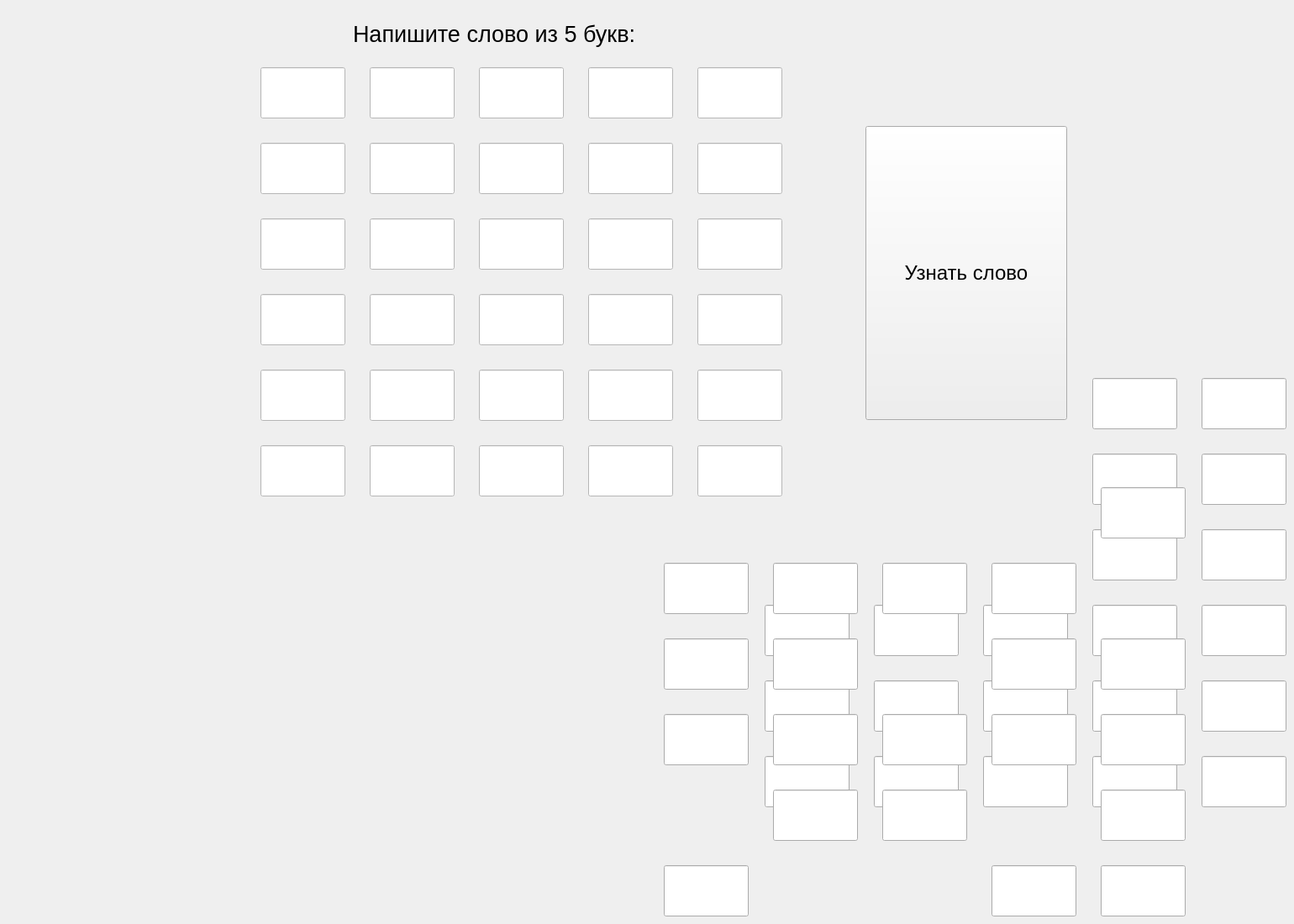
    <widget class="QWidget" name="page_4">
     <widget class="QLineEdit" name="lineEdit125">
      <property name="geometry">
       <rect>
        <x>830</x>
        <y>170</y>
        <width>101</width>
        <height>61</height>
       </rect>
      </property>
      <property name="font">
       <font>
        <pointsize>30</pointsize>
       </font>
      </property>
      <property name="styleSheet">
       <string notr="true">background-color: rgb(255, 255, 255);</string>
      </property>
      <property name="maxLength">
       <number>1</number>
      </property>
      <property name="alignment">
       <set>Qt::AlignmentFlag::AlignCenter</set>
      </property>
     </widget>
     <widget class="QLineEdit" name="lineEdit_82">
      <property name="geometry">
       <rect>
        <x>910</x>
        <y>810</y>
        <width>101</width>
        <height>61</height>
       </rect>
      </property>
     </widget>
     <widget class="QLineEdit" name="lineEdit113">
      <property name="geometry">
       <rect>
        <x>570</x>
        <y>80</y>
        <width>101</width>
        <height>61</height>
       </rect>
      </property>
      <property name="font">
       <font>
        <pointsize>30</pointsize>
       </font>
      </property>
      <property name="styleSheet">
       <string notr="true">background-color: rgb(255, 255, 255);</string>
      </property>
      <property name="maxLength">
       <number>1</number>
      </property>
      <property name="alignment">
       <set>Qt::AlignmentFlag::AlignCenter</set>
      </property>
     </widget>
     <widget class="QLineEdit" name="lineEdit_83">
      <property name="geometry">
       <rect>
        <x>1300</x>
        <y>810</y>
        <width>101</width>
        <height>61</height>
       </rect>
      </property>
     </widget>
     <widget class="QLineEdit" name="lineEdit154">
      <property name="geometry">
       <rect>
        <x>700</x>
        <y>440</y>
        <width>101</width>
        <height>61</height>
       </rect>
      </property>
      <property name="font">
       <font>
        <pointsize>30</pointsize>
       </font>
      </property>
      <property name="styleSheet">
       <string notr="true">background-color: rgb(255, 255, 255);</string>
      </property>
      <property name="text">
       <string/>
      </property>
      <property name="maxLength">
       <number>1</number>
      </property>
      <property name="alignment">
       <set>Qt::AlignmentFlag::AlignCenter</set>
      </property>
     </widget>
     <widget class="QLineEdit" name="lineEdit_84">
      <property name="geometry">
       <rect>
        <x>1040</x>
        <y>900</y>
        <width>101</width>
        <height>61</height>
       </rect>
      </property>
     </widget>
     <widget class="QLineEdit" name="lineEdit_85">
      <property name="geometry">
       <rect>
        <x>1170</x>
        <y>900</y>
        <width>101</width>
        <height>61</height>
       </rect>
      </property>
     </widget>
     <widget class="QLineEdit" name="lineEdit_42">
      <property name="geometry">
       <rect>
        <x>1430</x>
        <y>540</y>
        <width>101</width>
        <height>61</height>
       </rect>
      </property>
     </widget>
     <widget class="QLineEdit" name="lineEdit_86">
      <property name="geometry">
       <rect>
        <x>1430</x>
        <y>900</y>
        <width>101</width>
        <height>61</height>
       </rect>
      </property>
     </widget>
     <widget class="QLineEdit" name="lineEdit_24">
      <property name="geometry">
       <rect>
        <x>1300</x>
        <y>630</y>
        <width>101</width>
        <height>61</height>
       </rect>
      </property>
     </widget>
     <widget class="QLineEdit" name="lineEdit_43">
      <property name="geometry">
       <rect>
        <x>1300</x>
        <y>540</y>
        <width>101</width>
        <height>61</height>
       </rect>
      </property>
     </widget>
     <widget class="QLineEdit" name="lineEdit_87">
      <property name="geometry">
       <rect>
        <x>1040</x>
        <y>810</y>
        <width>101</width>
        <height>61</height>
       </rect>
      </property>
     </widget>
     <widget class="QLineEdit" name="lineEdit_88">
      <property name="geometry">
       <rect>
        <x>1430</x>
        <y>810</y>
        <width>101</width>
        <height>61</height>
       </rect>
      </property>
     </widget>
     <widget class="QLineEdit" name="lineEdit_15">
      <property name="geometry">
       <rect>
        <x>1300</x>
        <y>450</y>
        <width>101</width>
        <height>61</height>
       </rect>
      </property>
     </widget>
     <widget class="QLineEdit" name="lineEdit_89">
      <property name="geometry">
       <rect>
        <x>910</x>
        <y>720</y>
        <width>101</width>
        <height>61</height>
       </rect>
      </property>
     </widget>
     <widget class="QLineEdit" name="lineEdit_90">
      <property name="geometry">
       <rect>
        <x>1430</x>
        <y>720</y>
        <width>101</width>
        <height>61</height>
       </rect>
      </property>
     </widget>
     <widget class="QLineEdit" name="lineEdit_91">
      <property name="geometry">
       <rect>
        <x>1300</x>
        <y>900</y>
        <width>101</width>
        <height>61</height>
       </rect>
      </property>
     </widget>
     <widget class="QLineEdit" name="lineEdit_25">
      <property name="geometry">
       <rect>
        <x>1430</x>
        <y>630</y>
        <width>101</width>
        <height>61</height>
       </rect>
      </property>
     </widget>
     <widget class="QLineEdit" name="lineEdit_92">
      <property name="geometry">
       <rect>
        <x>1170</x>
        <y>810</y>
        <width>101</width>
        <height>61</height>
       </rect>
      </property>
     </widget>
     <widget class="QLineEdit" name="lineEdit_93">
      <property name="geometry">
       <rect>
        <x>1300</x>
        <y>720</y>
        <width>101</width>
        <height>61</height>
       </rect>
      </property>
     </widget>
     <widget class="QLineEdit" name="lineEdit_94">
      <property name="geometry">
       <rect>
        <x>910</x>
        <y>900</y>
        <width>101</width>
        <height>61</height>
       </rect>
      </property>
     </widget>
     <widget class="QLineEdit" name="lineEdit_95">
      <property name="geometry">
       <rect>
        <x>1040</x>
        <y>720</y>
        <width>101</width>
        <height>61</height>
       </rect>
      </property>
     </widget>
     <widget class="QLineEdit" name="lineEdit_96">
      <property name="geometry">
       <rect>
        <x>1170</x>
        <y>720</y>
        <width>101</width>
        <height>61</height>
       </rect>
      </property>
     </widget>
     <widget class="QLineEdit" name="lineEdit_26">
      <property name="geometry">
       <rect>
        <x>1430</x>
        <y>450</y>
        <width>101</width>
        <height>61</height>
       </rect>
      </property>
     </widget>
     <widget class="QPushButton" name="pushButton5">
      <property name="geometry">
       <rect>
        <x>1030</x>
        <y>150</y>
        <width>240</width>
        <height>350</height>
       </rect>
      </property>
      <property name="font">
       <font>
        <pointsize>18</pointsize>
       </font>
      </property>
      <property name="text">
       <string>Узнать слово</string>
      </property>
     </widget>
     <widget class="QLineEdit" name="lineEdit_108">
      <property name="geometry">
       <rect>
        <x>1310</x>
        <y>1030</y>
        <width>101</width>
        <height>61</height>
       </rect>
      </property>
     </widget>
     <widget class="QLineEdit" name="lineEdit_34">
      <property name="geometry">
       <rect>
        <x>790</x>
        <y>760</y>
        <width>101</width>
        <height>61</height>
       </rect>
      </property>
     </widget>
     <widget class="QLineEdit" name="lineEdit_35">
      <property name="geometry">
       <rect>
        <x>1180</x>
        <y>760</y>
        <width>101</width>
        <height>61</height>
       </rect>
      </property>
     </widget>
     <widget class="QLineEdit" name="lineEdit_48">
      <property name="geometry">
       <rect>
        <x>1180</x>
        <y>670</y>
        <width>101</width>
        <height>61</height>
       </rect>
      </property>
     </widget>
     <widget class="QLineEdit" name="lineEdit_109">
      <property name="geometry">
       <rect>
        <x>920</x>
        <y>940</y>
        <width>101</width>
        <height>61</height>
       </rect>
      </property>
     </widget>
     <widget class="QLineEdit" name="lineEdit_110">
      <property name="geometry">
       <rect>
        <x>1310</x>
        <y>940</y>
        <width>101</width>
        <height>61</height>
       </rect>
      </property>
     </widget>
     <widget class="QLineEdit" name="lineEdit133">
      <property name="geometry">
       <rect>
        <x>570</x>
        <y>260</y>
        <width>101</width>
        <height>61</height>
       </rect>
      </property>
      <property name="font">
       <font>
        <pointsize>30</pointsize>
       </font>
      </property>
      <property name="styleSheet">
       <string notr="true">background-color: rgb(255, 255, 255);</string>
      </property>
      <property name="maxLength">
       <number>1</number>
      </property>
      <property name="alignment">
       <set>Qt::AlignmentFlag::AlignCenter</set>
      </property>
     </widget>
     <widget class="QLineEdit" name="lineEdit163">
      <property name="geometry">
       <rect>
        <x>570</x>
        <y>530</y>
        <width>101</width>
        <height>61</height>
       </rect>
      </property>
      <property name="font">
       <font>
        <pointsize>30</pointsize>
       </font>
      </property>
      <property name="styleSheet">
       <string notr="true">background-color: rgb(255, 255, 255);</string>
      </property>
      <property name="maxLength">
       <number>1</number>
      </property>
      <property name="alignment">
       <set>Qt::AlignmentFlag::AlignCenter</set>
      </property>
     </widget>
     <widget class="QLineEdit" name="lineEdit_111">
      <property name="geometry">
       <rect>
        <x>790</x>
        <y>850</y>
        <width>101</width>
        <height>61</height>
       </rect>
      </property>
     </widget>
     <widget class="QLineEdit" name="lineEdit_112">
      <property name="geometry">
       <rect>
        <x>1310</x>
        <y>850</y>
        <width>101</width>
        <height>61</height>
       </rect>
      </property>
     </widget>
     <widget class="QLineEdit" name="lineEdit_113">
      <property name="geometry">
       <rect>
        <x>1180</x>
        <y>1030</y>
        <width>101</width>
        <height>61</height>
       </rect>
      </property>
     </widget>
     <widget class="QLineEdit" name="lineEdit_51">
      <property name="geometry">
       <rect>
        <x>1310</x>
        <y>760</y>
        <width>101</width>
        <height>61</height>
       </rect>
      </property>
     </widget>
     <widget class="QLineEdit" name="lineEdit_52">
      <property name="geometry">
       <rect>
        <x>920</x>
        <y>670</y>
        <width>101</width>
        <height>61</height>
       </rect>
      </property>
     </widget>
     <widget class="QLineEdit" name="lineEdit_53">
      <property name="geometry">
       <rect>
        <x>790</x>
        <y>670</y>
        <width>101</width>
        <height>61</height>
       </rect>
      </property>
     </widget>
     <widget class="QLineEdit" name="lineEdit_114">
      <property name="geometry">
       <rect>
        <x>1050</x>
        <y>940</y>
        <width>101</width>
        <height>61</height>
       </rect>
      </property>
     </widget>
     <widget class="QLineEdit" name="lineEdit_115">
      <property name="geometry">
       <rect>
        <x>1180</x>
        <y>850</y>
        <width>101</width>
        <height>61</height>
       </rect>
      </property>
     </widget>
     <widget class="QLineEdit" name="lineEdit_54">
      <property name="geometry">
       <rect>
        <x>920</x>
        <y>760</y>
        <width>101</width>
        <height>61</height>
       </rect>
      </property>
     </widget>
     <widget class="QLineEdit" name="lineEdit_116">
      <property name="geometry">
       <rect>
        <x>790</x>
        <y>1030</y>
        <width>101</width>
        <height>61</height>
       </rect>
      </property>
     </widget>
     <widget class="QLineEdit" name="lineEdit_117">
      <property name="geometry">
       <rect>
        <x>920</x>
        <y>850</y>
        <width>101</width>
        <height>61</height>
       </rect>
      </property>
     </widget>
     <widget class="QLineEdit" name="lineEdit_118">
      <property name="geometry">
       <rect>
        <x>1050</x>
        <y>850</y>
        <width>101</width>
        <height>61</height>
       </rect>
      </property>
     </widget>
     <widget class="QLineEdit" name="lineEdit_55">
      <property name="geometry">
       <rect>
        <x>1050</x>
        <y>670</y>
        <width>101</width>
        <height>61</height>
       </rect>
      </property>
     </widget>
     <widget class="QLineEdit" name="lineEdit_119">
      <property name="geometry">
       <rect>
        <x>1310</x>
        <y>580</y>
        <width>101</width>
        <height>61</height>
       </rect>
      </property>
     </widget>
     <widget class="QLineEdit" name="lineEdit165">
      <property name="geometry">
       <rect>
        <x>830</x>
        <y>530</y>
        <width>101</width>
        <height>61</height>
       </rect>
      </property>
      <property name="font">
       <font>
        <pointsize>30</pointsize>
       </font>
      </property>
      <property name="styleSheet">
       <string notr="true">background-color: rgb(255, 255, 255);</string>
      </property>
      <property name="maxLength">
       <number>1</number>
      </property>
      <property name="alignment">
       <set>Qt::AlignmentFlag::AlignCenter</set>
      </property>
     </widget>
     <widget class="QLineEdit" name="lineEdit131">
      <property name="geometry">
       <rect>
        <x>310</x>
        <y>260</y>
        <width>101</width>
        <height>61</height>
       </rect>
      </property>
      <property name="font">
       <font>
        <pointsize>30</pointsize>
       </font>
      </property>
      <property name="styleSheet">
       <string notr="true">background-color: rgb(255, 255, 255);</string>
      </property>
      <property name="maxLength">
       <number>1</number>
      </property>
      <property name="alignment">
       <set>Qt::AlignmentFlag::AlignCenter</set>
      </property>
     </widget>
     <widget class="QLineEdit" name="lineEdit134">
      <property name="geometry">
       <rect>
        <x>700</x>
        <y>260</y>
        <width>101</width>
        <height>61</height>
       </rect>
      </property>
      <property name="font">
       <font>
        <pointsize>30</pointsize>
       </font>
      </property>
      <property name="styleSheet">
       <string notr="true">background-color: rgb(255, 255, 255);</string>
      </property>
      <property name="text">
       <string/>
      </property>
      <property name="maxLength">
       <number>1</number>
      </property>
      <property name="alignment">
       <set>Qt::AlignmentFlag::AlignCenter</set>
      </property>
     </widget>
     <widget class="QLineEdit" name="lineEdit124">
      <property name="geometry">
       <rect>
        <x>700</x>
        <y>170</y>
        <width>101</width>
        <height>61</height>
       </rect>
      </property>
      <property name="font">
       <font>
        <pointsize>30</pointsize>
       </font>
      </property>
      <property name="styleSheet">
       <string notr="true">background-color: rgb(255, 255, 255);</string>
      </property>
      <property name="maxLength">
       <number>1</number>
      </property>
      <property name="alignment">
       <set>Qt::AlignmentFlag::AlignCenter</set>
      </property>
     </widget>
     <widget class="QLineEdit" name="lineEdit152">
      <property name="geometry">
       <rect>
        <x>440</x>
        <y>440</y>
        <width>101</width>
        <height>61</height>
       </rect>
      </property>
      <property name="font">
       <font>
        <pointsize>30</pointsize>
       </font>
      </property>
      <property name="styleSheet">
       <string notr="true">background-color: rgb(255, 255, 255);</string>
      </property>
      <property name="maxLength">
       <number>1</number>
      </property>
      <property name="alignment">
       <set>Qt::AlignmentFlag::AlignCenter</set>
      </property>
     </widget>
     <widget class="QLineEdit" name="lineEdit155">
      <property name="geometry">
       <rect>
        <x>830</x>
        <y>440</y>
        <width>101</width>
        <height>61</height>
       </rect>
      </property>
      <property name="font">
       <font>
        <pointsize>30</pointsize>
       </font>
      </property>
      <property name="styleSheet">
       <string notr="true">background-color: rgb(255, 255, 255);</string>
      </property>
      <property name="maxLength">
       <number>1</number>
      </property>
      <property name="alignment">
       <set>Qt::AlignmentFlag::AlignCenter</set>
      </property>
     </widget>
     <widget class="QLineEdit" name="lineEdit114">
      <property name="geometry">
       <rect>
        <x>700</x>
        <y>80</y>
        <width>101</width>
        <height>61</height>
       </rect>
      </property>
      <property name="font">
       <font>
        <pointsize>30</pointsize>
       </font>
      </property>
      <property name="styleSheet">
       <string notr="true">background-color: rgb(255, 255, 255);</string>
      </property>
      <property name="maxLength">
       <number>1</number>
      </property>
      <property name="alignment">
       <set>Qt::AlignmentFlag::AlignCenter</set>
      </property>
     </widget>
     <widget class="QLineEdit" name="lineEdit141">
      <property name="geometry">
       <rect>
        <x>310</x>
        <y>350</y>
        <width>101</width>
        <height>61</height>
       </rect>
      </property>
      <property name="font">
       <font>
        <pointsize>30</pointsize>
       </font>
      </property>
      <property name="styleSheet">
       <string notr="true">background-color: rgb(255, 255, 255);</string>
      </property>
      <property name="maxLength">
       <number>1</number>
      </property>
      <property name="alignment">
       <set>Qt::AlignmentFlag::AlignCenter</set>
      </property>
     </widget>
     <widget class="QLineEdit" name="lineEdit112">
      <property name="geometry">
       <rect>
        <x>440</x>
        <y>80</y>
        <width>101</width>
        <height>61</height>
       </rect>
      </property>
      <property name="font">
       <font>
        <pointsize>30</pointsize>
       </font>
      </property>
      <property name="styleSheet">
       <string notr="true">background-color: rgb(255, 255, 255);</string>
      </property>
      <property name="maxLength">
       <number>1</number>
      </property>
      <property name="alignment">
       <set>Qt::AlignmentFlag::AlignCenter</set>
      </property>
     </widget>
     <widget class="QLineEdit" name="lineEdit145">
      <property name="geometry">
       <rect>
        <x>830</x>
        <y>350</y>
        <width>101</width>
        <height>61</height>
       </rect>
      </property>
      <property name="font">
       <font>
        <pointsize>30</pointsize>
       </font>
      </property>
      <property name="styleSheet">
       <string notr="true">background-color: rgb(255, 255, 255);</string>
      </property>
      <property name="maxLength">
       <number>1</number>
      </property>
      <property name="alignment">
       <set>Qt::AlignmentFlag::AlignCenter</set>
      </property>
     </widget>
     <widget class="QLineEdit" name="lineEdit164">
      <property name="geometry">
       <rect>
        <x>700</x>
        <y>530</y>
        <width>101</width>
        <height>61</height>
       </rect>
      </property>
      <property name="font">
       <font>
        <pointsize>30</pointsize>
       </font>
      </property>
      <property name="styleSheet">
       <string notr="true">background-color: rgb(255, 255, 255);</string>
      </property>
      <property name="maxLength">
       <number>1</number>
      </property>
      <property name="alignment">
       <set>Qt::AlignmentFlag::AlignCenter</set>
      </property>
     </widget>
     <widget class="QLineEdit" name="lineEdit135">
      <property name="geometry">
       <rect>
        <x>830</x>
        <y>260</y>
        <width>101</width>
        <height>61</height>
       </rect>
      </property>
      <property name="font">
       <font>
        <pointsize>30</pointsize>
       </font>
      </property>
      <property name="styleSheet">
       <string notr="true">background-color: rgb(255, 255, 255);</string>
      </property>
      <property name="maxLength">
       <number>1</number>
      </property>
      <property name="alignment">
       <set>Qt::AlignmentFlag::AlignCenter</set>
      </property>
     </widget>
     <widget class="QLineEdit" name="lineEdit122">
      <property name="geometry">
       <rect>
        <x>440</x>
        <y>170</y>
        <width>101</width>
        <height>61</height>
       </rect>
      </property>
      <property name="font">
       <font>
        <pointsize>30</pointsize>
       </font>
      </property>
      <property name="styleSheet">
       <string notr="true">background-color: rgb(255, 255, 255);</string>
      </property>
      <property name="maxLength">
       <number>1</number>
      </property>
      <property name="alignment">
       <set>Qt::AlignmentFlag::AlignCenter</set>
      </property>
     </widget>
     <widget class="QLineEdit" name="lineEdit121">
      <property name="geometry">
       <rect>
        <x>310</x>
        <y>170</y>
        <width>101</width>
        <height>61</height>
       </rect>
      </property>
      <property name="font">
       <font>
        <pointsize>30</pointsize>
       </font>
      </property>
      <property name="styleSheet">
       <string notr="true">background-color: rgb(255, 255, 255);</string>
      </property>
      <property name="maxLength">
       <number>1</number>
      </property>
      <property name="alignment">
       <set>Qt::AlignmentFlag::AlignCenter</set>
      </property>
     </widget>
     <widget class="QLineEdit" name="lineEdit153">
      <property name="geometry">
       <rect>
        <x>570</x>
        <y>440</y>
        <width>101</width>
        <height>61</height>
       </rect>
      </property>
      <property name="font">
       <font>
        <pointsize>30</pointsize>
       </font>
      </property>
      <property name="styleSheet">
       <string notr="true">background-color: rgb(255, 255, 255);</string>
      </property>
      <property name="maxLength">
       <number>1</number>
      </property>
      <property name="alignment">
       <set>Qt::AlignmentFlag::AlignCenter</set>
      </property>
     </widget>
     <widget class="QLineEdit" name="lineEdit144">
      <property name="geometry">
       <rect>
        <x>700</x>
        <y>350</y>
        <width>101</width>
        <height>61</height>
       </rect>
      </property>
      <property name="font">
       <font>
        <pointsize>30</pointsize>
       </font>
      </property>
      <property name="styleSheet">
       <string notr="true">background-color: rgb(255, 255, 255);</string>
      </property>
      <property name="maxLength">
       <number>1</number>
      </property>
      <property name="alignment">
       <set>Qt::AlignmentFlag::AlignCenter</set>
      </property>
     </widget>
     <widget class="QLineEdit" name="lineEdit132">
      <property name="geometry">
       <rect>
        <x>440</x>
        <y>260</y>
        <width>101</width>
        <height>61</height>
       </rect>
      </property>
      <property name="font">
       <font>
        <pointsize>30</pointsize>
       </font>
      </property>
      <property name="styleSheet">
       <string notr="true">background-color: rgb(255, 255, 255);</string>
      </property>
      <property name="maxLength">
       <number>1</number>
      </property>
      <property name="alignment">
       <set>Qt::AlignmentFlag::AlignCenter</set>
      </property>
     </widget>
     <widget class="QLineEdit" name="lineEdit161">
      <property name="geometry">
       <rect>
        <x>310</x>
        <y>530</y>
        <width>101</width>
        <height>61</height>
       </rect>
      </property>
      <property name="font">
       <font>
        <pointsize>30</pointsize>
       </font>
      </property>
      <property name="styleSheet">
       <string notr="true">background-color: rgb(255, 255, 255);</string>
      </property>
      <property name="maxLength">
       <number>1</number>
      </property>
      <property name="alignment">
       <set>Qt::AlignmentFlag::AlignCenter</set>
      </property>
     </widget>
     <widget class="QLineEdit" name="lineEdit142">
      <property name="geometry">
       <rect>
        <x>440</x>
        <y>350</y>
        <width>101</width>
        <height>61</height>
       </rect>
      </property>
      <property name="font">
       <font>
        <pointsize>30</pointsize>
       </font>
      </property>
      <property name="styleSheet">
       <string notr="true">background-color: rgb(255, 255, 255);</string>
      </property>
      <property name="maxLength">
       <number>1</number>
      </property>
      <property name="alignment">
       <set>Qt::AlignmentFlag::AlignCenter</set>
      </property>
     </widget>
     <widget class="QLineEdit" name="lineEdit115">
      <property name="geometry">
       <rect>
        <x>830</x>
        <y>80</y>
        <width>101</width>
        <height>61</height>
       </rect>
      </property>
      <property name="font">
       <font>
        <pointsize>30</pointsize>
       </font>
      </property>
      <property name="styleSheet">
       <string notr="true">background-color: rgb(255, 255, 255);</string>
      </property>
      <property name="maxLength">
       <number>1</number>
      </property>
      <property name="alignment">
       <set>Qt::AlignmentFlag::AlignCenter</set>
      </property>
     </widget>
     <widget class="QLineEdit" name="lineEdit123">
      <property name="geometry">
       <rect>
        <x>570</x>
        <y>170</y>
        <width>101</width>
        <height>61</height>
       </rect>
      </property>
      <property name="font">
       <font>
        <pointsize>30</pointsize>
       </font>
      </property>
      <property name="styleSheet">
       <string notr="true">background-color: rgb(255, 255, 255);</string>
      </property>
      <property name="maxLength">
       <number>1</number>
      </property>
      <property name="alignment">
       <set>Qt::AlignmentFlag::AlignCenter</set>
      </property>
     </widget>
     <widget class="QLineEdit" name="lineEdit143">
      <property name="geometry">
       <rect>
        <x>570</x>
        <y>350</y>
        <width>101</width>
        <height>61</height>
       </rect>
      </property>
      <property name="font">
       <font>
        <pointsize>30</pointsize>
       </font>
      </property>
      <property name="styleSheet">
       <string notr="true">background-color: rgb(255, 255, 255);</string>
      </property>
      <property name="maxLength">
       <number>1</number>
      </property>
      <property name="alignment">
       <set>Qt::AlignmentFlag::AlignCenter</set>
      </property>
     </widget>
     <widget class="QLineEdit" name="lineEdit162">
      <property name="geometry">
       <rect>
        <x>440</x>
        <y>530</y>
        <width>101</width>
        <height>61</height>
       </rect>
      </property>
      <property name="font">
       <font>
        <pointsize>30</pointsize>
       </font>
      </property>
      <property name="styleSheet">
       <string notr="true">background-color: rgb(255, 255, 255);</string>
      </property>
      <property name="maxLength">
       <number>1</number>
      </property>
      <property name="alignment">
       <set>Qt::AlignmentFlag::AlignCenter</set>
      </property>
     </widget>
     <widget class="QLineEdit" name="lineEdit151">
      <property name="geometry">
       <rect>
        <x>310</x>
        <y>440</y>
        <width>101</width>
        <height>61</height>
       </rect>
      </property>
      <property name="font">
       <font>
        <pointsize>30</pointsize>
       </font>
      </property>
      <property name="styleSheet">
       <string notr="true">background-color: rgb(255, 255, 255);</string>
      </property>
      <property name="maxLength">
       <number>1</number>
      </property>
      <property name="alignment">
       <set>Qt::AlignmentFlag::AlignCenter</set>
      </property>
     </widget>
     <widget class="QLineEdit" name="lineEdit111">
      <property name="geometry">
       <rect>
        <x>310</x>
        <y>80</y>
        <width>101</width>
        <height>61</height>
       </rect>
      </property>
      <property name="font">
       <font>
        <pointsize>30</pointsize>
       </font>
      </property>
      <property name="styleSheet">
       <string notr="true">background-color: rgb(255, 255, 255);</string>
      </property>
      <property name="text">
       <string/>
      </property>
      <property name="maxLength">
       <number>1</number>
      </property>
      <property name="alignment">
       <set>Qt::AlignmentFlag::AlignCenter</set>
      </property>
      <property name="readOnly">
       <bool>false</bool>
      </property>
     </widget>
     <widget class="QLabel" name="label_5">
      <property name="geometry">
       <rect>
        <x>420</x>
        <y>20</y>
        <width>411</width>
        <height>41</height>
       </rect>
      </property>
      <property name="font">
       <font>
        <pointsize>20</pointsize>
       </font>
      </property>
      <property name="text">
       <string>Напишите слово из 5 букв:</string>
      </property>
     </widget>
    </widget>
